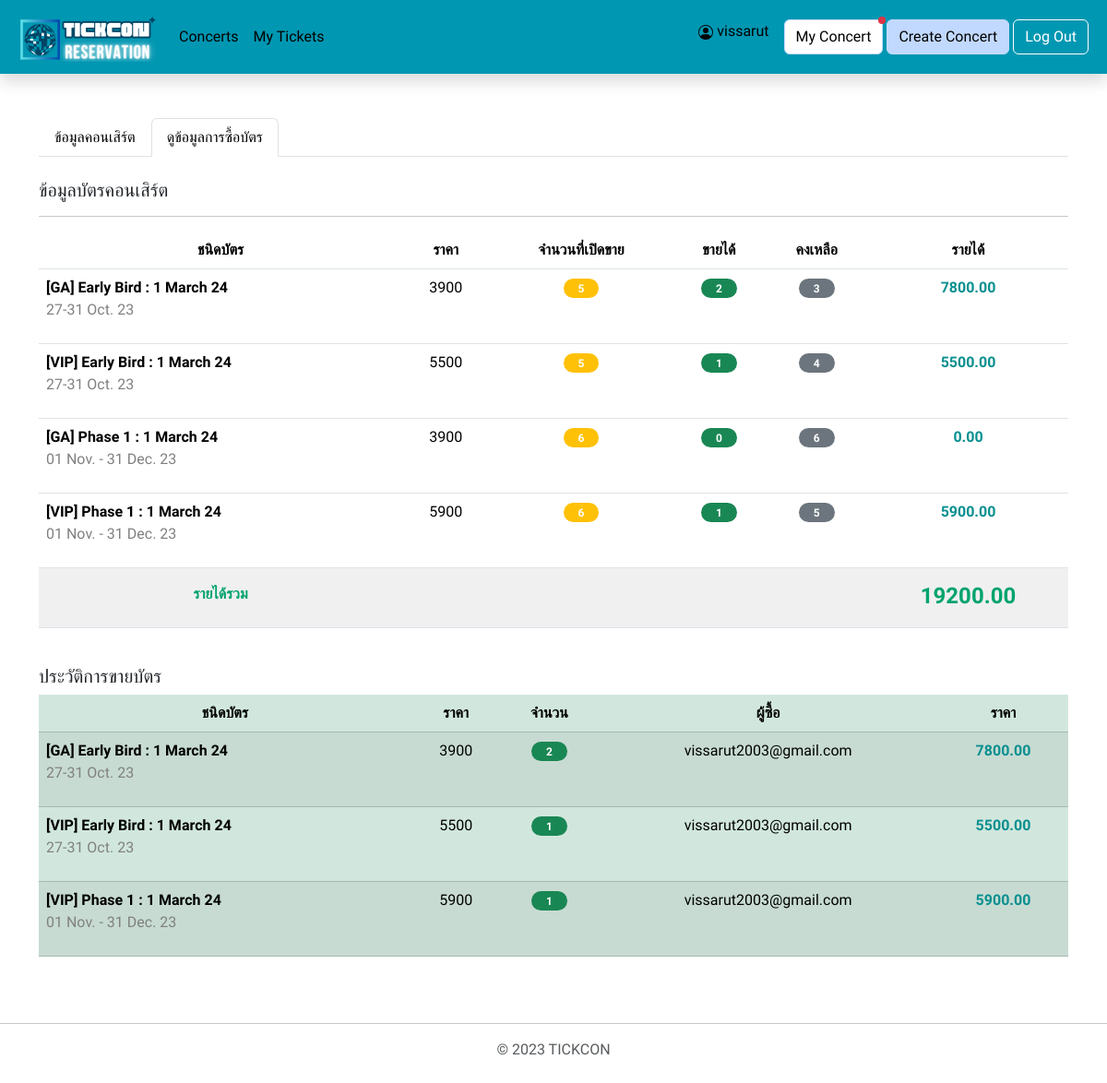
The app's page /all_final/each_my_concert_stat.php?concert_id=7 (signed in) with its own data.
### tables this page shows
CREATE TABLE "ticket_detail" (
	"detail_id"	INTEGER NOT NULL UNIQUE,
	"name"	TEXT NOT NULL,
	"description"	TEXT,
	"price"	INTEGER NOT NULL,
	"concert_id"	INTEGER NOT NULL,
	"amount"	INTEGER NOT NULL,
	PRIMARY KEY("detail_id" AUTOINCREMENT),
	FOREIGN KEY("concert_id") REFERENCES "concert"("concert_id")
);

CREATE TABLE "ticket" (
	"ticket_id"	INTEGER NOT NULL UNIQUE,
	"detail_id"	INTEGER NOT NULL,
	"payment_id"	TEXT,
	FOREIGN KEY("detail_id") REFERENCES "ticket_detail"("detail_id"),
	PRIMARY KEY("ticket_id" AUTOINCREMENT)
);

CREATE TABLE "member" (
	"member_id"	INTEGER NOT NULL UNIQUE,
	"email"	TEXT NOT NULL,
	"password"	TEXT NOT NULL,
	"type"	TEXT NOT NULL,
	"firstname"	TEXT,
	"lastname"	TEXT,
	PRIMARY KEY("member_id" AUTOINCREMENT)
);

### all_final/each_my_concert_stat.php (the view, shortened to what this page needs)
<!DOCTYPE html>
<html lang="en">
<head>
    <link href="https://cdn.jsdelivr.net/npm/bootstrap@5.3.2/dist/css/bootstrap.min.css" rel="stylesheet"
>
</head>
<body>
    <nav class="navbar navbar-expand-md sticky-top shadow p-2 mb-5 " style="background-color : #0097B2">
        <div class="container-fluid">
            <a class="navbar-brand" href="index_user.php">
                <img src="upload/logo/TICKCON.png" alt="Logo" width="150px" class="d-inline-block align-text-top">
            </a>
            <div class="collapse navbar-collapse" id="navbarSupportedContent">
                <ul class="navbar-nav me-auto mb-2 mb-lg-0 p-1 ms-0 ps-0">
                    <li class="nav-item">
                        <a class="nav-link-1 nav-link " href="index_user.php">Concerts</a>
                    </li>
                    <li class="nav-item">
                        <a class=" nav-link-1 nav-link" href="myticket.php">My Tickets</a>
                    </li>
                </ul>
                <div class="mb-lg-0 me-3 mt-1">
                    <p style="color:black">
                        <?= $_SESSION['firstname'] ?>
                    </p>
                </div>
                <?php
                require_once 'config/db.php';
                $member_id = $_SESSION['member_id'];
                $sql = <<<EOF
                SELECT * from concert
                WHERE member_id = $member_id;
                EOF;
                $ret = $db->query($sql);
                $count = 0;
                $status = array();
                while ($row = $ret->fetchArray(SQLITE3_ASSOC)) {
                    array_push($status, $row['status']);
                    $count++;
                }
                if ($count > 0) {
                    echo '<form class="d-flex mb-2 mb-lg-0 me-1" action="my_concert.php">
                    <button class="btn btn-light position-relative" type="submit" style = "background-color: white;">My Concert';
                    if (in_array("approved", $status) || in_array("rejected", $status)) {
                        echo '<span class="position-absolute top-0 start-100 translate-middle p-1 bg-danger rounded-circle">
                        </span>';
                    }
                    echo '</button>
                    </form>';
                }
                ?>
                <form class="d-flex mb-2 mb-lg-0 me-1" action="createcon_db.php">
                    <button class="btn btn-light" type="submit">Create Concert</button>
                </form>
                <form class="d-flex mb-2 mb-lg-0" action="index_notlogin.php">
                    <button class="btn btn-outline-danger" type="submit">Log Out</button>
                </form>
            </div>
        </div>
    </nav>
    <?php
    $concert_id = $_SESSION['concert_id'];
    require_once 'config/db.php';
    echo '<div class="container">
        <ul class="nav nav-tabs">
        <li class="nav-item">
            <a class="nav-link1 nav-link" href="each_my_concert.php">ข้อมูลคอนเสิร์ต</a>
        </li>
        <li class="nav-item">
            <a class="nav-link1 nav-link active" aria-current="page" href="each_my_concert_stat.php" >ดูข้อมูลการซื้อบัตร</a>
        </li>
        </ul><br><h5>ข้อมูลบัตรคอนเสิร์ต</h5><hr>';
    $sql2 = <<<EOF
        SELECT *
        FROM ticket_detail
        WHERE concert_id = $concert_id;
        ORDER BY detail_id
        EOF;
    $ret2 = $db->query($sql2);
    $sql_amount_buy = <<<EOF
        SELECT COUNT(CASE WHEN payment_id IS NOT NULL THEN detail_id END) AS amount_sell
        FROM ticket t
        JOIN ticket_detail td
        USING (detail_id)
        WHERE concert_id = $concert_id
        GROUP BY detail_id
        ORDER BY detail_id
        EOF;
    $ret_amount_buy = $db->query($sql_amount_buy);
    $total_earn = 0;
    echo '<table class="table  table-hover text-center">
        <thead>
            <tr >
            <th scope="col">ชนิดบัตร</th>
            <th scope="col">ราคา</th>
            <th scope="col">จำนวนที่เปิดขาย</th>
            <th scope="col">ขายได้</th>
            <th scope="col">คงเหลือ</th>
            <th scope="col">รายได้</th>
            </tr>
        </thead><tbody>';
    while ($row2 = $ret2->fetchArray(SQLITE3_ASSOC)) {
        $row_amount_buy = $ret_amount_buy->fetchArray(SQLITE3_ASSOC);
        echo '<tr>
            <td class="text-start"><b>' . $row2['name'] . '</b><p style = "color:#808080">' . $row2['description'] . '</p></td>
            <td>' . $row2['price'] . '</td>
            <td><span class="badge bg-warning rounded-pill px-3">' . $row2['amount'] . '</span></td>
            <td><span class="badge bg-success rounded-pill px-3">' . $row_amount_buy['amount_sell'] . '</span></td>
            <td><span class="badge bg-secondary rounded-pill px-3">' . $row2['amount'] - $row_amount_buy['amount_sell'] . '</span></td>
            <td><p style= "color:#088F8F"><b>' . number_format((float) $row2['price'] * $row_amount_buy['amount_sell'], 2, '.', '') . '</b></p></td>
          </tr>';
        $total_earn = $total_earn + ($row2['price'] * $row_amount_buy['amount_sell']);
    }
    echo '<tr >
        <td class=" align-items-center pt-3" style = "background-color: #F0F0F0;"><p style = "color:#00A36C"><b>รายได้รวม</b></p></td>
        <td style = "background-color: #F0F0F0;"></td>
        <td style = "background-color: #F0F0F0;"></td>
        <td style = "background-color: #F0F0F0;"></td>
        <td style = "background-color: #F0F0F0;"></td>
        <td class=" align-items-center pt-3" style = "color:#00A36C; background-color: #F0F0F0;"><h4><b>' . number_format((float) $total_earn, 2, '.', '') . '</b></h4></td>
      </tr></tbody></table>';
    echo '</div>';
    $sql_sell_history = <<<EOF
        SELECT * , COUNT(*)
        FROM ticket
        JOIN ticket_detail
        USING (detail_id)
        JOIN payment
        USING (payment_id)
        JOIN member
        USING (member_id)
        WHERE concert_id = $concert_id AND payment_id is not null
        GROUP BY member_id, detail_id;
        EOF;
    $ret_sell_history = $db->query($sql_sell_history);
    $count_sell = 0;
    while ($row_sell_history = $ret_sell_history->fetchArray(SQLITE3_ASSOC)) {
        $count_sell++;
    }
    $sql_sell_history = <<<EOF
        SELECT * , COUNT(*)
        FROM ticket
        JOIN ticket_detail
        USING (detail_id)
        JOIN payment
        USING (payment_id)
        JOIN member
        USING (member_id)
        WHERE concert_id = $concert_id AND payment_id is not null
        GROUP BY member_id, detail_id;
        EOF;
    $ret_sell_history = $db->query($sql_sell_history);
    echo '<br><div class="container"><h5>ประวัติการขายบัตร</h5><div class="overflow-auto">';
    if ($count_sell > 0) {
        echo '<table class="table table-success  table-striped text-center">
        <thead>
            <tr>
            <th scope="col">ชนิดบัตร</th>
            <th scope="col">ราคา</th>
            <th scope="col">จำนวน</th>
            <th scope="col">ผู้ซื้อ</th>
            <th scope="col">ราคา</th>
            </tr>
        </thead><tbody>';
        while ($row_sell_history = $ret_sell_history->fetchArray(SQLITE3_ASSOC)) {
            echo '<tr>
            <td class="text-start"><b>' . $row_sell_history['name'] . '</b><p style = "color:#808080">' . $row_sell_history['description'] . '</p></td>
            <td>' . $row_sell_history['price'] . '</td>
            <td><span class="badge bg-success rounded-pill px-3">' . $row_sell_history['COUNT(*)'] . '</span></td>
            <td>' . $row_sell_history['email'] . '</td>
            <td><p style= "color:#088F8F"><b>' . number_format((float) $row_sell_history['COUNT(*)'] * $row_sell_history['price'], 2, '.', '') . '</b></p></td>
            </tr>';
        }
        echo '</tbody></table>';
    } else {
        echo 'ยังไม่มีการขายบัตร';
    }
    echo '</div></div>';
    ?>
    <footer class="py-3 my-4 ">
        <hr>
        <p class="text-center text-muted">© 2023 TICKCON</p>
    </footer>
</body>
</html>

### all_final/each_my_concert_stat.php (style rules this page uses)
* { font-family: 'Dosis', sans-serif; font-family: 'IBM Plex Sans Thai', sans-serif; }
.navbar-brand { font-family: 'Mohave', sans-serif; }
.container-fluid { color: white; }
.btn-light { background-color: #C2D9FF; border-color: #C2D9FF; }
.btn-outline-danger { color: white; border-color: white; }
.nav-link { text-decoration: none; color: #000000; }

### records on screen
ticket_detail: name "[GA] Early Bird : 1 March 24", description "27-31 Oct. 23", price "3900", amount "5", amount_sell "2", amount_sell "3", amount_sell "7800.00"
ticket_detail: name "[VIP] Early Bird : 1 March 24", description "27-31 Oct. 23", price "5500", amount "5", amount_sell "1", amount_sell "4", amount_sell "5500.00"
ticket_detail: name "[GA] Phase 1 : 1 March 24", description "01 Nov. - 31 Dec. 23", price "3900", amount "6", amount_sell "0", $row2['amount']-$row_amount_buy['amount_sell'] "6", amount_sell "0.00"
ticket_detail: name "[VIP] Phase 1 : 1 March 24", description "01 Nov. - 31 Dec. 23", price "5900", amount "6", amount_sell "1", amount_sell "5", amount_sell "5900.00"
ticket: detail.name "[GA] Early Bird : 1 March 24", detail.description "27-31 Oct. 23", detail.price "3900", COUNT "2", member.email "vissarut2003@gmail.com", price "7800.00"
ticket: detail.name "[VIP] Early Bird : 1 March 24", detail.description "27-31 Oct. 23", detail.price "5500", COUNT "1", member.email "vissarut2003@gmail.com", price "5500.00"
ticket: detail.name "[VIP] Phase 1 : 1 March 24", detail.description "01 Nov. - 31 Dec. 23", detail.price "5900", COUNT "1", member.email "vissarut2003@gmail.com", price "5900.00"

### other values on screen
$_SESSION['firstname'] "vissarut"
$total_earn "19200.00"
